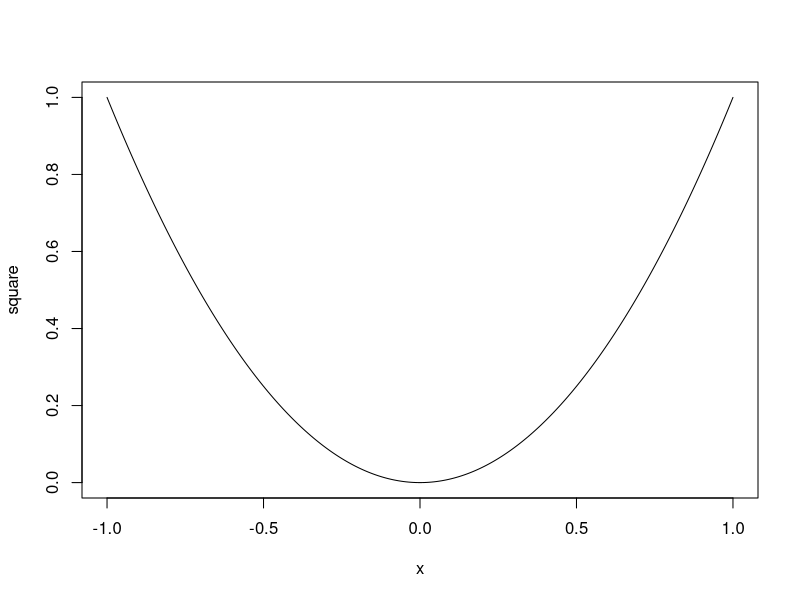
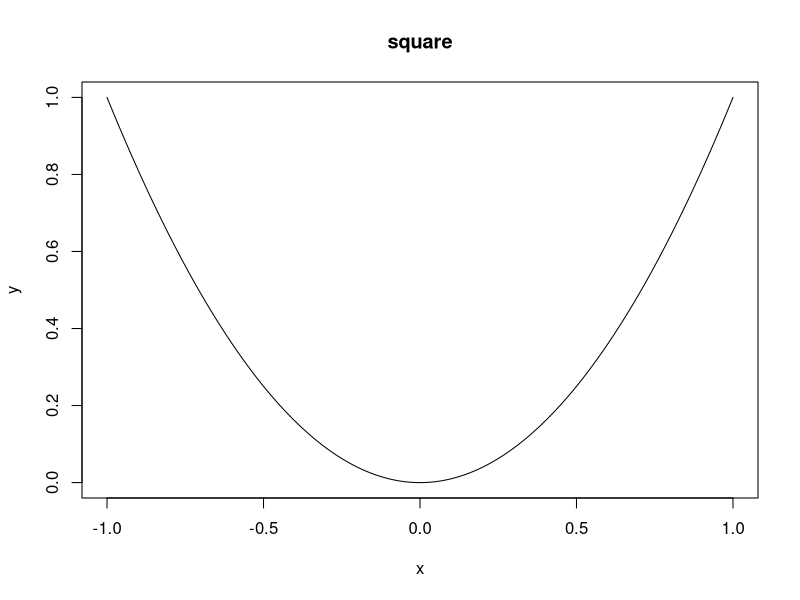
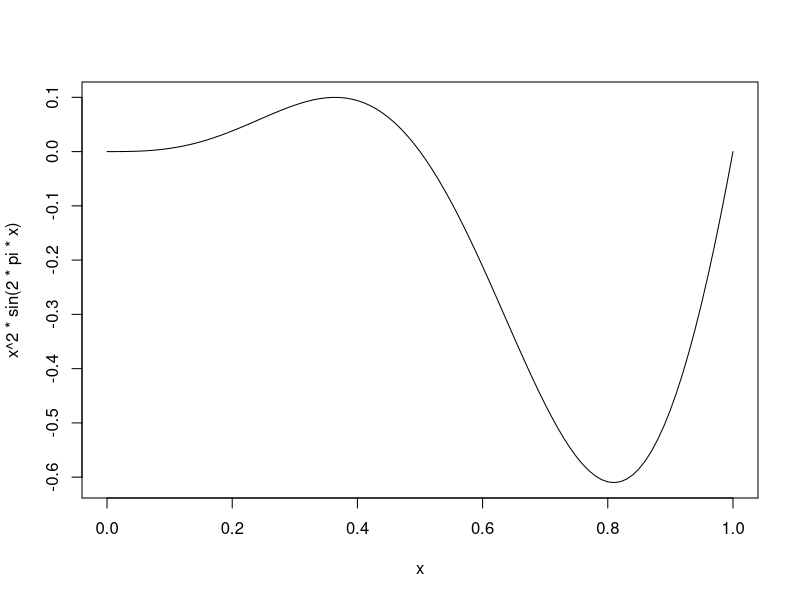
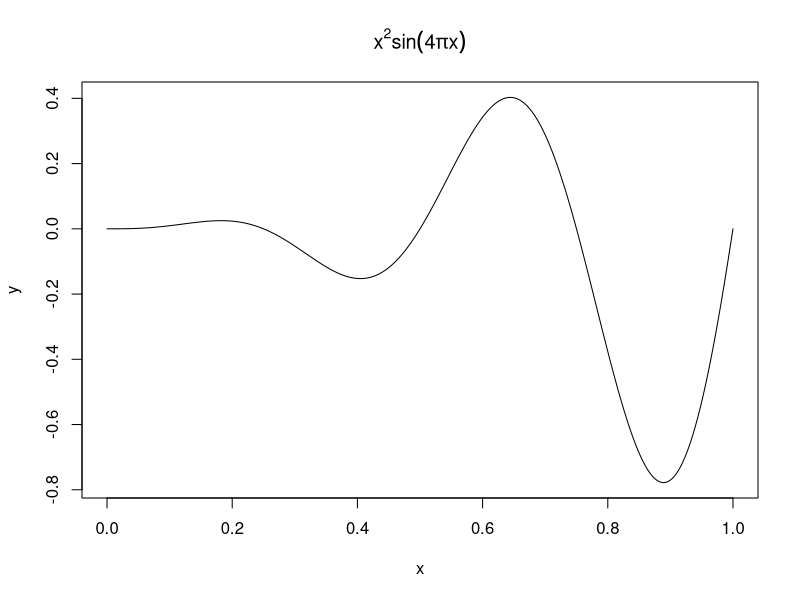
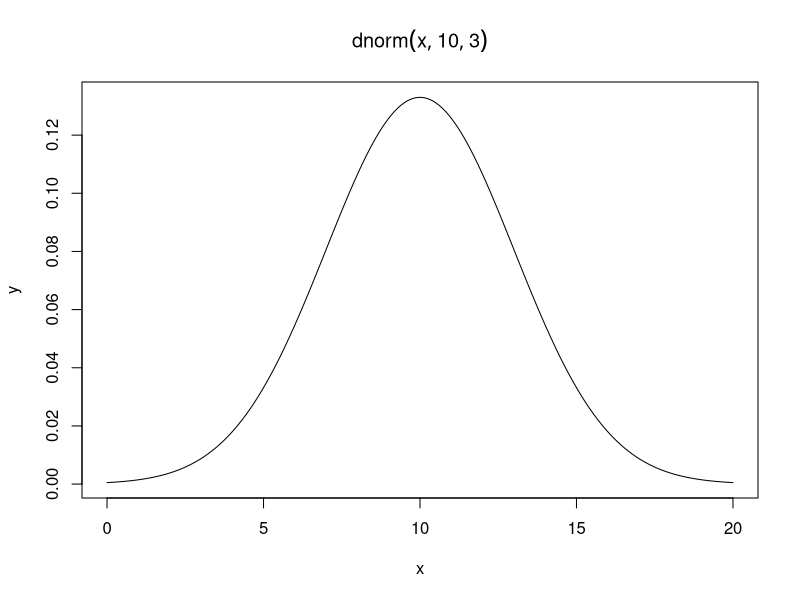

R code for these plots, in order:
## ---- chunk 1
require(knitr)
opts_chunk$set(fig.width=6, fig.align = "center", 
      out.width = "70%", warning=FALSE, message=FALSE)
require(ggplot2)
require(grid)
## ---- chunk 2
f <- function(x) {
  if(x>0) y <- log(x)
  else y <- NA
  y
}
f(2)
f(-2)
## ---- chunk 3
centre <- function(x, type) {
  switch(type,
         mean = mean(x),
         median = median(x),
         trimmed = mean(x, trim = .1))
}
x <- rcauchy(10)
centre(x, "mean")
centre(x, "median")
centre(x, "trimmed")
## ---- chunk 4
x <- sample(1:10, size=7, replace = TRUE)
x
ifelse(x<5, "Yes", "No")
## ---- chunk 5
y <- vector("integer", 10)
for(i in 1:10) y[i] <- i*(i+1)/2
y
## ---- chunk 6
for(i in seq_along(y)) y[i] <- i*(i-1)^2
y
## ---- chunk 7
for(i in seq_along(y)) {
  y[i] <- i*(i-1)^2
  if(y[i]>100) y[i] <- 100
}
y
## ---- chunk 8
k <- 1
x <- sample(1:6, size=3, replace=TRUE)
while (length(table(x))!=1) {
  k <- k+1
  x <- sample(1:6, size=3, replace=TRUE)
}
k
## ---- chunk 9
k <- 0
repeat {
  k <- k+1
  x <- sample(1:6, size=3, replace=TRUE)
  if(length(table(x))==1) break
}
k
## ---- chunk 10
k <- 0
counter <- 0
repeat {
  k <- k+1
  counter <- counter+1
  x <- sample(1:6, size=3, replace=TRUE)
  if(length(table(x))==1 | counter>1000) break
}
k
## ---- chunk 11
set.seed(1111)
## ---- chunk 12
centre <- function(x, type) {
  switch(type,
         mean = mean(x),
         median = median(x),
         trimmed = mean(x, trim = .1))
}
x <- rcauchy(10)
c(centre(x, "mean"), centre(x, "median"), centre(x, "trimmed"))
## ---- chunk 13
centre.alt1 <- function(x, fun) {
  fun(x)
}
c(centre.alt1(x, mean), centre.alt1(x, median))
## ---- chunk 14
centre.alt1(x, function(x) {mean(x, trim = 0.1)})
## ---- chunk 15
centre.alt2 <- function(x, fun, ...) {
  fun(x, ...)
}
centre.alt2(x, mean, trim=0.1)
## ---- chunk 16
centre.alt3 <- function(type) {
  switch(type,
         mean = mean,
         median = median,
         trimmed = function(x) {mean(x, trim = .1)})
}
c(centre.alt3("mean")(x), centre.alt3("median")(x), 
  centre.alt3("trimmed")(x))
## ---- chunk 17
centre.alt4 <- function(type) {
  list(Mean = mean,
       Median = median,
       Trimmed = function(x) {mean(x, trim = .1)})
}
c(centre.alt4()$Mean(x), centre.alt4()$Median(x), 
  centre.alt4()$Trimmed(x))
## ---- chunk 18
txt <- "exp(-x^2)"
fun <- function(x) eval(parse(text=txt))
x <- 0.5
c(exp(-x^2), fun(x))
## ---- chunk 19
x <- seq(-1, 1, length=250)
square <- x^2
plot(x, square, type = "l")
## ---- chunk 20
myplot <- function(x, y) {
  yname <- deparse((substitute(y)))
  plot(x, y, type="l", main=yname)
}
myplot(x, square)
## ---- chunk 21
a <- ls()
rm(list = a);rm(a)
ls()
x <- 1
ls()
rm(x)
ls()
x <- 1
rm("x")
ls()
## ---- chunk 22
f <- function(expr) {
  sexpr <- substitute(expr)
  if(!is.character(sexpr))
    sexpr <- deparse(sexpr)
  sexpr
}
f(z)
f("z")
## ---- chunk 23
curve(x^2*sin(2*pi*x), 0, 1)
## ---- chunk 24
mycurve <- function(fn, A=0, B=1, np=250, par1=0, par2=0) {
  sexpr <- deparse(substitute(fn)) #get function as character string
  x <- seq(A, B, length=np) #equal-spaced grid
  f <- function(x) eval(parse(text=sexpr), 
            list(x=x, par1=par1, par2=par2))
# now as function, with x and parameters passed to it  
  y <- f(x)
  sexpr <- gsub("par1", par1, sexpr) #replace text with value
  sexpr <- gsub("par2", par2, sexpr) #but as text! 
  plot(x, y, type="l", main=parse(text=sexpr))
}
mycurve(x^par1*sin(par2*pi*x), par1=2, par2=4)
mycurve(dnorm(x, par1, par2), A=0, B=20, par1=10, par2=3)
## ---- chunk 25
1 + 2
## ---- chunk 26
'+'(1, 2)
## ---- chunk 27
decimal.2.binary <- function(x) {
    if(x==0) return(0)  #simple cases 
    if(x==1) return(1)  
    i <- floor(log(x, base=2)) #largest power of 2 less than x
    bin.x <- rep(1, i+1) #we will need i+1 0'1 and 1's, 
                         #first is always a 1
    x <- x-2^i #done with largest 2^i
    for(j in (i-1):0) {
       if(2^j>x) 
         bin.x[j+1] <- 0
       else {
         bin.x[j+1] <- 1
         x <- x-2^j
       }
    }
    bin.x[length(bin.x):1]
}
decimal.2.binary(7)
decimal.2.binary(8)
decimal.2.binary(26)
## ---- chunk 28
binary.2.decimal <- function(x) sum(x*2^(length(x):1-1))
binary.2.decimal(c(1, 1, 1))
binary.2.decimal(c(1, 0, 0, 0))
binary.2.decimal(c(1, 1, 0, 1, 0))
binary.2.decimal(decimal.2.binary(126))
## ---- chunk 29
binary_addition <- function(x, y) {
#First make x and y of equal length and with one extra 
#slot in case it's needed for carry over
#Fill x and y with 0's as needed. 
  n <- length(x)
  m <- length(y)
  N <- max(n, m)+1
  x <- c(rep(0, N-n), x)
  y <- c(rep(0, N-m), y)  
  s <- rep(0, N) # for result
  ca <- 0 #for carry over term
  for(i in N:1) {
      n <- x[i]+y[i]+ca
      if(n<=1) {#no carry over
        s[i] <- n
        ca <- 0
      }  
      else {#with carry over
        s[i] <- 0
        ca <- 1
      }
    }
  if(s[1]==0) s <- s[-1]#leading 0 removed if necessary
  s
}
binary_addition(c(1, 0), c(1, 1, 0))
## ---- chunk 30
'%+b%' <- function(x, y) binary_addition(x, y)
x <- c(1, 0) # 2
y <- c(1, 1, 0) # 6
x %+b% y #2+6=8
## ---- chunk 31
is.binary <- function(x) {
  if(all(x==0)) return(TRUE)
  x <- x[x!=0]
  x <- x[x!=1]
  if(length(x)==0) return(TRUE)
  return(FALSE)
}
is.binary(c(1, 0, 1, 1))
is.binary(1)
is.binary(0)
is.binary(c(1, 2, 1, 1))
## ---- chunk 32
as.binary <- function(x) {
  if(is.logical(x)) return(as.numeric(x))
  if(is.numeric(x)) return(ifelse(x==0, 0, 1))
  NA
}
as.binary(c(0, 1, 2, 1, 2))
as.binary(1:4 > 2)
as.binary(0)
as.binary(c(1, 2, 1, "a"))
